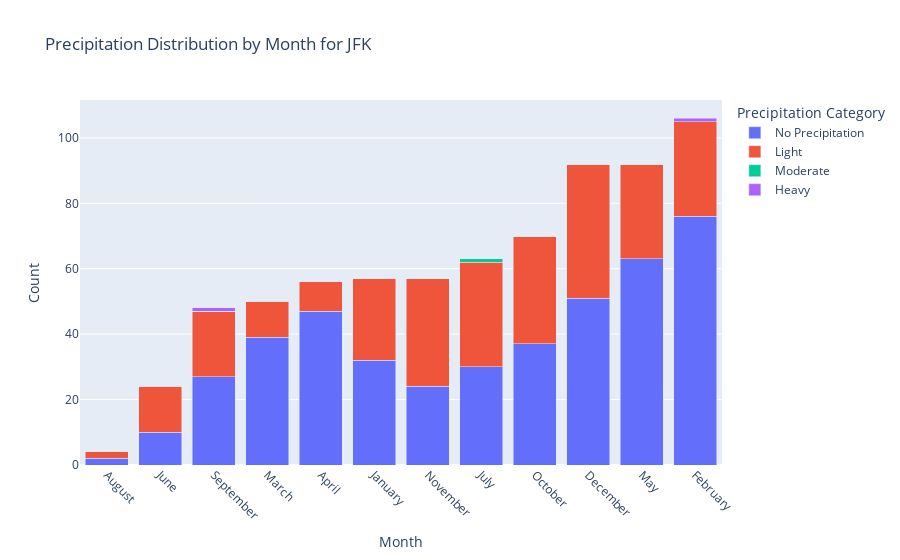

Notebook cell for this chart:
### Markdown cell above
Precipitation distribution per mounth

### Code cell
def precipitation_distribution_by_month(airport_code):
    # Filter data for specified airport
    data_filtered = data[data['airport_code'] == airport_code]
    
    if data_filtered.empty:
        print(f"No data available for {airport_code}.")
        return
    
    # Ensure date data is in datetime format
    data_filtered['date'] = pd.to_datetime(data_filtered['date'])
    
    # Extract month
    data_filtered['month'] = data_filtered['date'].dt.month_name()
    
    # Categorize precipitation (rain, snow, etc.) by month
    categories = ['No Precipitation', 'Light', 'Moderate', 'Heavy']
    bins = [0, 0.1, 2.5, 7.6, data_filtered['liquid_precipitation_hourly'].max()]
    data_filtered['precipitation_category'] = pd.cut(data_filtered['liquid_precipitation_hourly'], bins=bins, labels=categories)
    
    # Group by month and precipitation category and count occurrences
    grouped_data = data_filtered.groupby(['month', 'precipitation_category']).size().unstack().fillna(0)
    
    # Creating a stacked bar chart with Plotly
    fig = px.bar(grouped_data, barmode='stack',
                 labels={'month': 'Month', 'value': 'Count', 'precipitation_category': 'Precipitation Category'},
                 title=f'Precipitation Distribution by Month for {airport_code}')

    fig.update_layout(xaxis={'categoryorder':'total ascending'}, legend_title='Precipitation Category')
    fig.update_xaxes(tickangle=45)

    fig.show()

precipitation_distribution_by_month('JFK')

### Figure 1 — Plotly figure (JSON) as saved in the notebook; plotly's stock layout.template omitted (floating-point values rounded to 4 significant figures)
{"data": [{"alignmentgroup": "True", "hovertemplate": "Precipitation Category=No Precipitation<br>Month=%{x}<br>Count=%{y}<extra></extra>", "legendgroup": "No Precipitation", "marker": {"color": "#636efa", "pattern": {"shape": ""}}, "name": "No Precipitation", "offsetgroup": "No Precipitation", "orientation": "v", "showlegend": true, "textposition": "auto", "type": "bar", "x": ["April", "August", "December", "February", "January", "July", "June", "March", "May", "November", "October", "September"], "xaxis": "x", "y": [47, 2, 51, 76, 32, 30, 10, 39, 63, 24, 37, 27], "yaxis": "y"}, {"alignmentgroup": "True", "hovertemplate": "Precipitation Category=Light<br>Month=%{x}<br>Count=%{y}<extra></extra>", "legendgroup": "Light", "marker": {"color": "#EF553B", "pattern": {"shape": ""}}, "name": "Light", "offsetgroup": "Light", "orientation": "v", "showlegend": true, "textposition": "auto", "type": "bar", "x": ["April", "August", "December", "February", "January", "July", "June", "March", "May", "November", "October", "September"], "xaxis": "x", "y": [9, 2, 41, 29, 25, 32, 14, 11, 29, 33, 33, 20], "yaxis": "y"}, {"alignmentgroup": "True", "hovertemplate": "Precipitation Category=Moderate<br>Month=%{x}<br>Count=%{y}<extra></extra>", "legendgroup": "Moderate", "marker": {"color": "#00cc96", "pattern": {"shape": ""}}, "name": "Moderate", "offsetgroup": "Moderate", "orientation": "v", "showlegend": true, "textposition": "auto", "type": "bar", "x": ["April", "August", "December", "February", "January", "July", "June", "March", "May", "November", "October", "September"], "xaxis": "x", "y": [0, 0, 0, 0, 0, 1, 0, 0, 0, 0, 0, 0], "yaxis": "y"}, {"alignmentgroup": "True", "hovertemplate": "Precipitation Category=Heavy<br>Month=%{x}<br>Count=%{y}<extra></extra>", "legendgroup": "Heavy", "marker": {"color": "#ab63fa", "pattern": {"shape": ""}}, "name": "Heavy", "offsetgroup": "Heavy", "orientation": "v", "showlegend": true, "textposition": "auto", "type": "bar", "x": ["April", "August", "December", "February", "January", "July", "June", "March", "May", "November", "October", "September"], "xaxis": "x", "y": [0, 0, 0, 1, 0, 0, 0, 0, 0, 0, 0, 1], "yaxis": "y"}], "layout": {"barmode": "stack", "legend": {"title": {"text": "Precipitation Category"}, "tracegroupgap": 0}, "title": {"text": "Precipitation Distribution by Month for JFK"}, "xaxis": {"anchor": "y", "categoryorder": "total ascending", "domain": [0, 1], "tickangle": 45, "title": {"text": "Month"}}, "yaxis": {"anchor": "x", "domain": [0, 1], "title": {"text": "Count"}}}}
